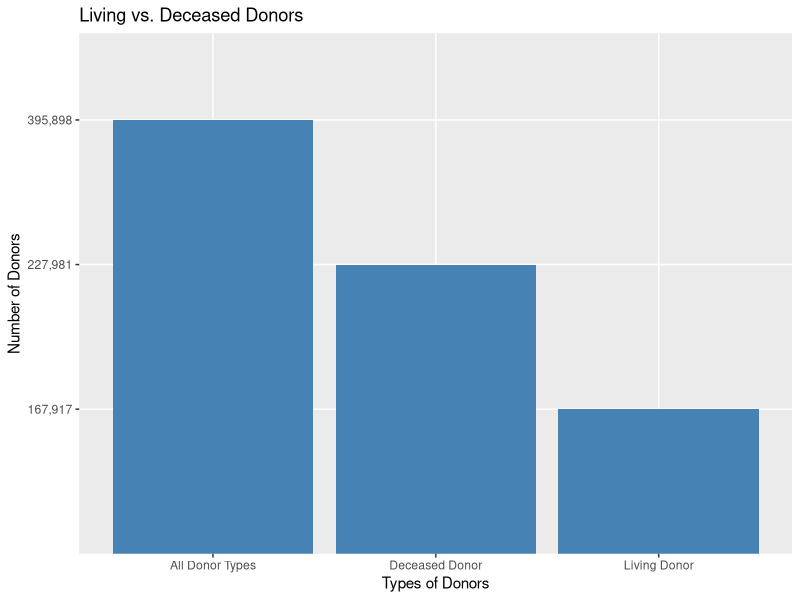

Here is the R script that generated this plot:
library(dplyr)
library(ggplot2)
install.packages("ggplot2")

living_vs_deceased <- read.csv(file = 'distributiondata.csv')

living_vs_deceased <- living_vs_deceased %>% 
  rename(
    Donors = X,
    Genders = X.1,
    Ages = X.2
  )

all_ages <- living_vs_deceased %>%
  select(Donors, Genders, Ages, To.Date)%>%
  filter(Ages== ("All Ages"),
         Genders== ("All Genders")
         )

plot1 <-ggplot(data=all_ages, aes(x=Donors, y=To.Date)) + 
  xlab("Types of Donors") + ylab("Number of Donors") + ggtitle("Living vs. Deceased Donors") +
  geom_bar(stat="identity", fill="steelblue")
